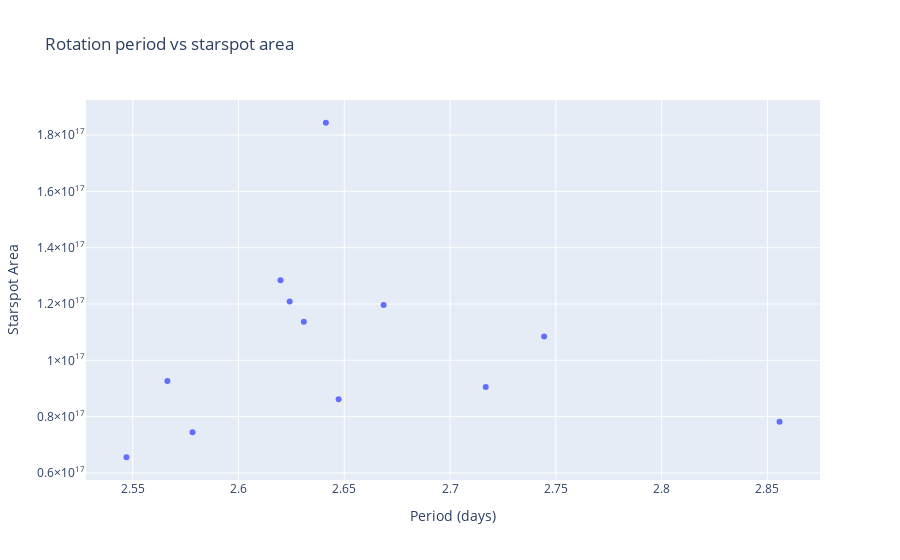

The notebook cell this image was saved under:
### Code cell
# Correlation between period and starspot area
fig = px.scatter(
    x=FlareDetector_EK_Dra.array_per,
    y=FlareDetector_EK_Dra.array_starspot,
    title="Rotation period vs starspot area",
    labels={"x": "Period (days)", "y": "Starspot Area"}
)
fig.show()

### Figure 1 — Plotly figure (JSON) as saved in the notebook; plotly's stock layout.template omitted (floating-point values rounded to 4 significant figures)
{"data": [{"hovertemplate": "Period (days)=%{x}<br>Starspot Area=%{y}<extra></extra>", "legendgroup": "", "marker": {"color": "#636efa", "symbol": "circle"}, "mode": "markers", "name": "", "orientation": "v", "showlegend": false, "type": "scatter", "x": [2.647, 2.669, 2.547, 2.641, 2.62, 2.578, 2.744, 2.717, 2.856, 2.566, 2.631, 2.624], "xaxis": "x", "y": [8.613e+16, 1.196e+17, 6.557e+16, 1.844e+17, 1.285e+17, 7.446e+16, 1.085e+17, 9.056e+16, 7.814e+16, 9.263e+16, 1.137e+17, 1.209e+17], "yaxis": "y"}], "layout": {"legend": {"tracegroupgap": 0}, "title": {"text": "Rotation period vs starspot area"}, "xaxis": {"anchor": "y", "domain": [0, 1], "title": {"text": "Period (days)"}}, "yaxis": {"anchor": "x", "domain": [0, 1], "title": {"text": "Starspot Area"}}}}
